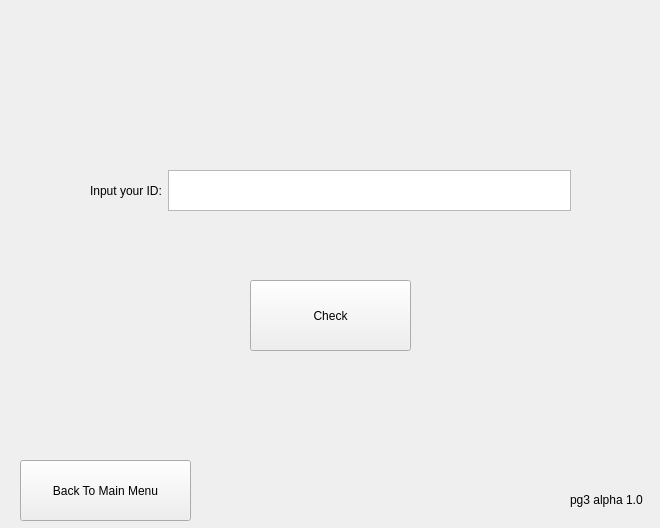
<?xml version="1.0" encoding="UTF-8"?>
<ui version="4.0">
 <class>Form</class>
 <widget class="QWidget" name="Form">
  <property name="geometry">
   <rect>
    <x>0</x>
    <y>0</y>
    <width>660</width>
    <height>528</height>
   </rect>
  </property>
  <property name="windowTitle">
   <string>Form</string>
  </property>
  <widget class="QWidget" name="horizontalLayoutWidget">
   <property name="geometry">
    <rect>
     <x>90</x>
     <y>170</y>
     <width>481</width>
     <height>41</height>
    </rect>
   </property>
   <layout class="QHBoxLayout" name="horizontalLayout">
    <item>
     <widget class="QLabel" name="label_title_ID">
      <property name="text">
       <string>Input your ID:</string>
      </property>
     </widget>
    </item>
    <item>
     <layout class="QHBoxLayout" name="horizontalLayout_2">
      <item>
       <widget class="QPlainTextEdit" name="plainTextEdit_ID"/>
      </item>
     </layout>
    </item>
   </layout>
  </widget>
  <widget class="QPushButton" name="pushButton_check">
   <property name="geometry">
    <rect>
     <x>250</x>
     <y>280</y>
     <width>161</width>
     <height>71</height>
    </rect>
   </property>
   <property name="text">
    <string>Check</string>
   </property>
  </widget>
  <widget class="QLabel" name="label_3">
   <property name="geometry">
    <rect>
     <x>570</x>
     <y>490</y>
     <width>81</width>
     <height>20</height>
    </rect>
   </property>
   <property name="text">
    <string>pg3 alpha 1.0</string>
   </property>
  </widget>
  <widget class="QPushButton" name="pushButton_back">
   <property name="geometry">
    <rect>
     <x>20</x>
     <y>460</y>
     <width>171</width>
     <height>61</height>
    </rect>
   </property>
   <property name="text">
    <string>Back To Main Menu</string>
   </property>
  </widget>
 </widget>
 <resources/>
 <connections/>
</ui>
